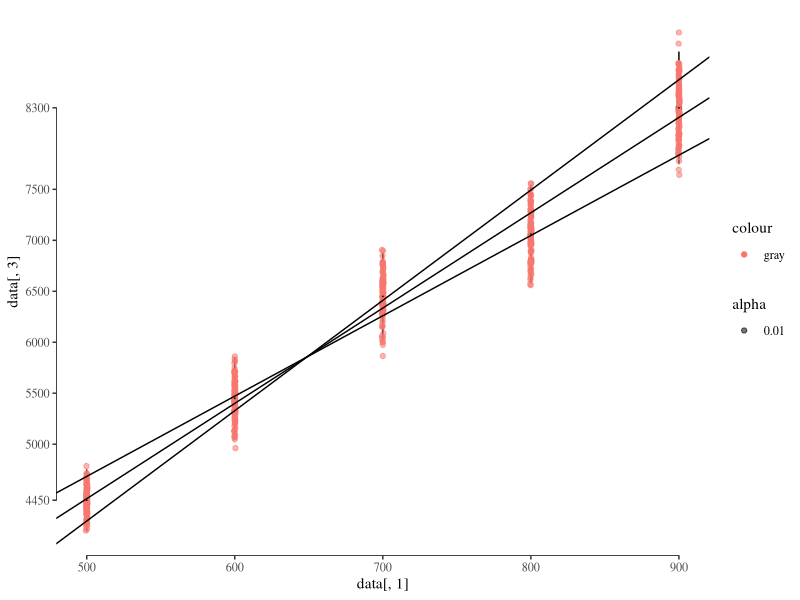

Generate this figure with R:
library("ggplot2")
library("ggthemes")
library("scales")
library("reshape2")
library("nlme")

#args = commandArgs(trailingOnly = TRUE)

# Give data as csv file with columns x, xuncertainty, y, yuncertainty (no labels)



data = read.csv("testvalues.csv", header = FALSE)

normaldistribution = function(n, mean, uncertainty) {
  sd = uncertainty/2 # sd approximately equals range/4 with 95% accuracy, range = 2*uncertainty, so sd approximately is unc/2
  result = rnorm(n*length(mean), mean = mean, sd = sd) # rnorm() can take vectors (term for lists), will cycle through them
  resultmatrix = matrix(result, , ncol = n, byrow = FALSE)
  melteddata = melt(resultmatrix)
  melteddata[,1] = NULL
  return(melteddata)
}

xdata = normaldistribution(100, data[,1], data[,2])
ydata = normaldistribution(100, data[,3], data[,4])

yerrors = aes(ymax = data[,3] + data[,4], ymin = data[,3] - data[,4])
xerrors = aes(xmax = data[,1] + data[,2], xmin = data[,1] - data[,2])

mergeddata = cbind(xdata, ydata)
mergeddata[,3] = NULL
names(mergeddata) = c("Index", "xValue", "yValue")

regressions = coef(lmList(yValue ~ xValue | Index, data = mergeddata, pool = FALSE))

bestlineslope = mean(regressions[,2])
bestlineintercept = mean(regressions[,1])

highslope = mean(regressions[,2]) + 2*sd(regressions[,2])
highintercept = mean(regressions[,1]) + 2*sd(regressions[,1])

lowslope = mean(regressions[,2]) - 2*sd(regressions[,2])
lowintercept = mean(regressions[,1]) - 2*sd(regressions[,1])

plot1 = qplot(data[,1], data[,3])
plot1 = plot1 + theme_tufte() + geom_rangeframe() + 
  scale_x_continuous(breaks = extended_range_breaks()(data[,1])) + scale_y_continuous(breaks = extended_range_breaks()(data[,3])) + 
  geom_errorbar(yerrors, width = 0.2) + geom_point(aes(xdata[,2], ydata[,2], col = "gray", alpha = 0.01)) +
  geom_errorbarh(xerrors, height = 0.3) + geom_abline(intercept = bestlineintercept, slope = bestlineslope) +
  geom_abline(intercept = highintercept, slope = lowslope) + geom_abline(intercept = lowintercept, slope = highslope)
# TODO: Fix the graph labeling and make it look better, look into ggtheme on github
# TODO: Fix errorbar height and width so it changes depending on graph scale



print(plot1)
